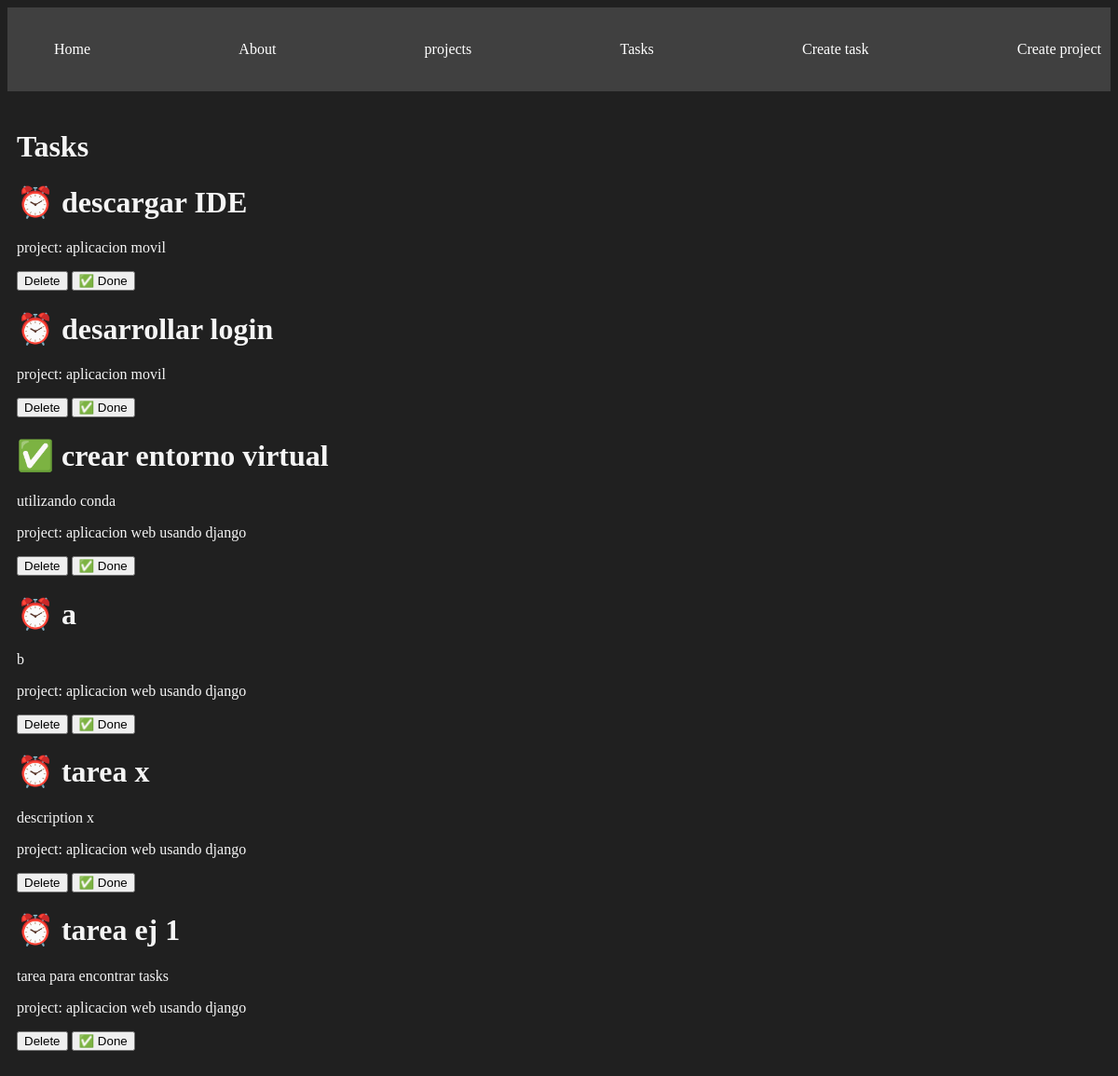
/tasks/, run on the app's committed database.
### myapp/models.py (models this page shows, shortened)
class Task(models.Model):
    tittle = models.CharField(max_length=200)
    description = models.TextField()
    project = models.ForeignKey(project, on_delete=models.CASCADE)
    done = models.BooleanField(default=False)
    project_key = models.IntegerField(default=False)

class project(models.Model):
    name = models.CharField(max_length=200)

### myapp/views.py (the view)
# urls.py: path('tasks/', views.tasks, name="tasks"),
def tasks(request):
    tasks = Task.objects.all()
    return render(request, 'tasks.html', {
        'tasks': tasks
    })

### myapp/templates/tasks.html
{% extends 'layouts/base.html' %}
{% block content %}
<h1>Tasks</h1>
{% for task in tasks %}
<div>
    <h1>{% if task.done == False %} ⏰ {% else %} ✅ {% endif %} {{ task.tittle }}</h1>
    <p>{{ task.description }}</p>
    <p>project: {{ task.project.name }}</p>
    <button>
        Delete
    </button>
    <button>
        ✅ Done
    </button>
</div>
{% endfor %}
{% endblock %}

### myapp/templates/layouts/base.html (shortened to what this page needs)
{% load static %}
<!DOCTYPE html>
<html lang="en">
<head>
    <link rel="stylesheet" href="{% static '/styles/main.css' %}">
</head>
<body>
    <nav class="navbar container">
        <ul>
            <li>
                <a href="{% url 'index' %}">Home</a>
            </li>
            <li>
                <a href="{% url 'about' %}">About</a>
            </li>
            <li>
                <a href="{% url 'projects' %}">projects</a>
            </li>
            <li>
                <a href="{% url 'tasks' %}">Tasks</a>
            </li>
            <li>
                <a href="{% url 'create_task' %}">Create task</a>
            </li>
            <li>
                <a href="{% url 'create_project' %}">Create project</a>
            </li>
        </ul>
    </nav>
    <main class="container">
        {% block content %}
        {% endblock %}
    </main>
</body>
</html>

### myapp/static/styles/main.css (style rules this page uses)
body { background: #202020; color: whitesmoke; }
.navbar { background: #404040; padding: 3px 0; }
.navbar ul { display: flex; justify-content: space-between; }
.navbar ul li { list-style: none; }
.navbar ul li a { color: white; text-decoration: none; }
.container { max-width: 1200px; margin: auto; padding: 20px 10px; }

### data on the page
Task: tittle "descargar IDE", project.name "aplicacion movil"
Task: tittle "desarrollar login", project.name "aplicacion movil"
Task: tittle "crear entorno virtual", description "utilizando conda", project.name "aplicacion web usando django"
Task: tittle "a", description "b", project.name "aplicacion web usando django"
Task: tittle "tarea x", description "description x", project.name "aplicacion web usando django"
Task: tittle "tarea ej 1", description "tarea para encontrar tasks", project.name "aplicacion web usando django"
